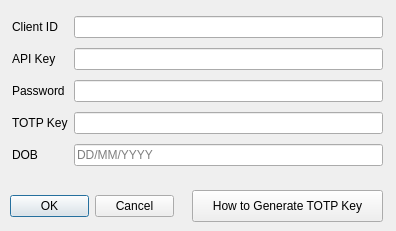
<?xml version="1.0" encoding="UTF-8"?>
<ui version="4.0">
 <class>Dialog</class>
 <widget class="QDialog" name="Dialog">
  <property name="geometry">
   <rect>
    <x>0</x>
    <y>0</y>
    <width>396</width>
    <height>231</height>
   </rect>
  </property>
  <property name="windowTitle">
   <string>Dialog</string>
  </property>
  <widget class="QDialogButtonBox" name="buttonBox">
   <property name="geometry">
    <rect>
     <x>10</x>
     <y>190</y>
     <width>164</width>
     <height>32</height>
    </rect>
   </property>
   <property name="orientation">
    <enum>Qt::Horizontal</enum>
   </property>
   <property name="standardButtons">
    <set>QDialogButtonBox::Cancel|QDialogButtonBox::Ok</set>
   </property>
  </widget>
  <widget class="QWidget" name="layoutWidget">
   <property name="geometry">
    <rect>
     <x>12</x>
     <y>12</y>
     <width>371</width>
     <height>161</height>
    </rect>
   </property>
   <layout class="QGridLayout" name="gridLayout_2">
    <item row="0" column="1">
     <widget class="QLineEdit" name="client_id_line"/>
    </item>
    <item row="2" column="0">
     <widget class="QLabel" name="label_4">
      <property name="text">
       <string>Password</string>
      </property>
     </widget>
    </item>
    <item row="2" column="1">
     <widget class="QLineEdit" name="password_line"/>
    </item>
    <item row="1" column="1">
     <widget class="QLineEdit" name="api_key_line"/>
    </item>
    <item row="0" column="0">
     <widget class="QLabel" name="label">
      <property name="text">
       <string>Client ID</string>
      </property>
     </widget>
    </item>
    <item row="1" column="0">
     <widget class="QLabel" name="label_2">
      <property name="text">
       <string>API Key</string>
      </property>
     </widget>
    </item>
    <item row="3" column="0">
     <widget class="QLabel" name="label_3">
      <property name="text">
       <string>TOTP Key</string>
      </property>
     </widget>
    </item>
    <item row="3" column="1">
     <widget class="QLineEdit" name="totp_key_line"/>
    </item>
    <item row="4" column="0">
     <widget class="QLabel" name="label_5">
      <property name="text">
       <string>DOB</string>
      </property>
     </widget>
    </item>
    <item row="4" column="1">
     <widget class="QLineEdit" name="two_fa_line">
      <property name="placeholderText">
       <string>DD/MM/YYYY</string>
      </property>
     </widget>
    </item>
   </layout>
  </widget>
  <widget class="QPushButton" name="how_to_button">
   <property name="geometry">
    <rect>
     <x>192</x>
     <y>190</y>
     <width>191</width>
     <height>32</height>
    </rect>
   </property>
   <property name="text">
    <string>How to Generate TOTP Key</string>
   </property>
  </widget>
 </widget>
 <tabstops>
  <tabstop>client_id_line</tabstop>
  <tabstop>api_key_line</tabstop>
  <tabstop>password_line</tabstop>
  <tabstop>totp_key_line</tabstop>
  <tabstop>two_fa_line</tabstop>
 </tabstops>
 <resources/>
 <connections>
  <connection>
   <sender>buttonBox</sender>
   <signal>accepted()</signal>
   <receiver>Dialog</receiver>
   <slot>accept()</slot>
   <hints>
    <hint type="sourcelabel">
     <x>248</x>
     <y>254</y>
    </hint>
    <hint type="destinationlabel">
     <x>157</x>
     <y>274</y>
    </hint>
   </hints>
  </connection>
  <connection>
   <sender>buttonBox</sender>
   <signal>rejected()</signal>
   <receiver>Dialog</receiver>
   <slot>reject()</slot>
   <hints>
    <hint type="sourcelabel">
     <x>316</x>
     <y>260</y>
    </hint>
    <hint type="destinationlabel">
     <x>286</x>
     <y>274</y>
    </hint>
   </hints>
  </connection>
 </connections>
</ui>
